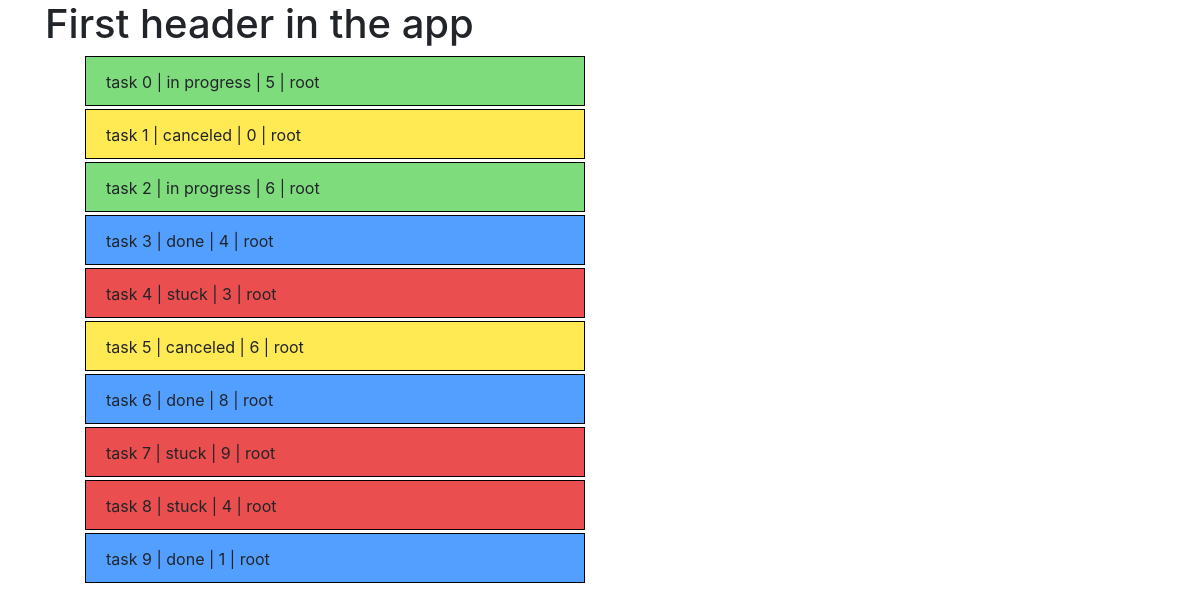
The page / on the database its author committed.
### tasks/models.py (models this page shows)
class ToDoTask(models.Model):
	name = models.CharField(max_length=256)
	user = models.ForeignKey(User)
	priority = models.IntegerField(default=0)
	note = models.TextField(blank=True)
	status = models.CharField(choices=status_choices, max_length=128, default='stuck')

### tasks/views.py (the view)
# urls.py: url(r'$', views.index),
def index(request):
	color_code = {'stuck': '#ea4e4e',
				  'in progress': '#7fdc7d',
				  'canceled': '#ffea54',
				  'done': '#529fff'}
	tasks = ToDoTask.objects.order_by('id')
	for task in tasks:
		task.color = color_code[task.status]
	return render(request, 'index.html', locals())

### templates/index.html (shortened to what this page needs)
{% load static %}
<!DOCTYPE html>
<html>
<head>
	<link rel="stylesheet" type="text/css" href="{% static 'bootstrap.min.css'%}">
</head>
<body>
<div class="container">
	<h1>First header in the app</h1>
	{% if tasks %}
	<ul id="sortable">
		{% for task in tasks %}
			<li id="{{ task.id }}" style="background-color: {{task.color}}">
				{{ task.name }} | {{ task.status }} | {{ task.priority }} | {{ task.user }}
			</li>
		{% endfor %}
	</ul>
	{% endif %}
</div>
</body>
</html>

### templates/index.html (style rules this page uses)
#sortable li { width: 500px; height: 50px; border: 1px solid black; margin: 0 0 3px 0; line-height: 50px; padding-left: 20px; background-color: #dedfe0; }
#sortable { list-style-type: none; }

### rows shown on the page
ToDoTask: name "task 0", status "in progress", priority "5", user "root"
ToDoTask: name "task 1", status "canceled", priority "0", user "root"
ToDoTask: name "task 2", status "in progress", priority "6", user "root"
ToDoTask: name "task 3", status "done", priority "4", user "root"
ToDoTask: name "task 4", status "stuck", priority "3", user "root"
ToDoTask: name "task 5", status "canceled", priority "6", user "root"
ToDoTask: name "task 6", status "done", priority "8", user "root"
ToDoTask: name "task 7", status "stuck", priority "9", user "root"
ToDoTask: name "task 8", status "stuck", priority "4", user "root"
ToDoTask: name "task 9", status "done", priority "1", user "root"
